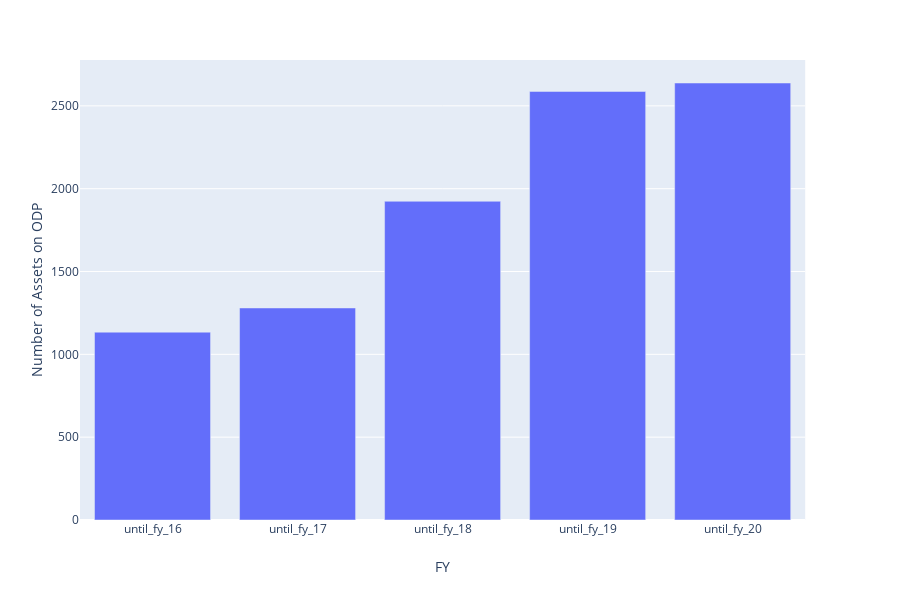

The code cell stored with this chart in its notebook:
### Code cell
# Number of Assets per FY

fig = px.bar(num_assets, x='FY', y='Number of Assets on ODP')

fig.show()

### Figure 1 — Plotly figure (JSON) as saved in the notebook; plotly's stock layout.template omitted (floating-point values rounded to 4 significant figures)
{"data": [{"alignmentgroup": "True", "hoverlabel": {"namelength": 0}, "hovertemplate": "FY=%{x}<br>Number of Assets on ODP=%{y}", "legendgroup": "", "marker": {"color": "#636efa"}, "name": "", "offsetgroup": "", "orientation": "v", "showlegend": false, "textposition": "auto", "type": "bar", "x": ["until_fy_16", "until_fy_17", "until_fy_18", "until_fy_19", "until_fy_20"], "xaxis": "x", "y": [1134, 1280, 1924, 2587, 2638], "yaxis": "y"}], "layout": {"barmode": "relative", "height": 600, "legend": {"tracegroupgap": 0}, "margin": {"t": 60}, "xaxis": {"anchor": "y", "domain": [0, 0.98], "title": {"text": "FY"}}, "yaxis": {"anchor": "x", "domain": [0, 1], "title": {"text": "Number of Assets on ODP"}}}}
